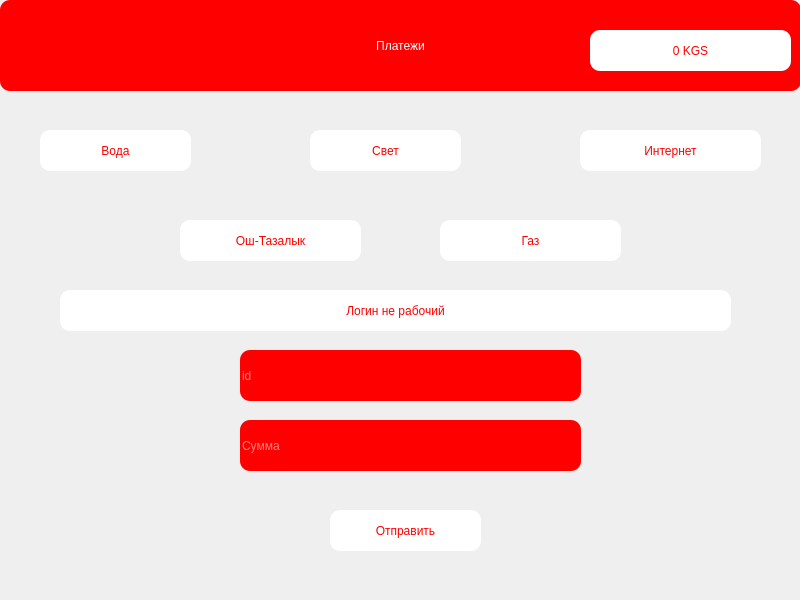
<?xml version="1.0" encoding="UTF-8"?>
<ui version="4.0">
 <class>Form</class>
 <widget class="QWidget" name="Form">
  <property name="geometry">
   <rect>
    <x>0</x>
    <y>0</y>
    <width>800</width>
    <height>600</height>
   </rect>
  </property>
  <property name="windowTitle">
   <string>Form</string>
  </property>
  <widget class="QLabel" name="payment">
   <property name="geometry">
    <rect>
     <x>0</x>
     <y>0</y>
     <width>801</width>
     <height>91</height>
    </rect>
   </property>
   <property name="styleSheet">
    <string notr="true">font: 17pt &quot;Yu Gothic UI Semibold&quot;;
color: white;
background-color: red;
border-radius: 10px;</string>
   </property>
   <property name="text">
    <string>Платежи</string>
   </property>
   <property name="alignment">
    <set>Qt::AlignCenter</set>
   </property>
  </widget>
  <widget class="QLabel" name="cash">
   <property name="geometry">
    <rect>
     <x>590</x>
     <y>30</y>
     <width>201</width>
     <height>41</height>
    </rect>
   </property>
   <property name="styleSheet">
    <string notr="true">font: 14pt &quot;Yu Gothic UI Semibold&quot;;
color: red;
background-color: white;
border-radius: 10px;</string>
   </property>
   <property name="text">
    <string>0 KGS</string>
   </property>
   <property name="alignment">
    <set>Qt::AlignCenter</set>
   </property>
  </widget>
  <widget class="QPushButton" name="gas">
   <property name="geometry">
    <rect>
     <x>440</x>
     <y>220</y>
     <width>181</width>
     <height>41</height>
    </rect>
   </property>
   <property name="styleSheet">
    <string notr="true">font: 14pt &quot;Yu Gothic UI Semibold&quot;;
color: red;
background-color: white;
border-radius: 10px;</string>
   </property>
   <property name="text">
    <string>Газ</string>
   </property>
  </widget>
  <widget class="QPushButton" name="water">
   <property name="geometry">
    <rect>
     <x>40</x>
     <y>130</y>
     <width>151</width>
     <height>41</height>
    </rect>
   </property>
   <property name="styleSheet">
    <string notr="true">font: 14pt &quot;Yu Gothic UI Semibold&quot;;
color: red;
background-color: white;
border-radius: 10px;</string>
   </property>
   <property name="text">
    <string>Вода</string>
   </property>
  </widget>
  <widget class="QPushButton" name="light">
   <property name="geometry">
    <rect>
     <x>310</x>
     <y>130</y>
     <width>151</width>
     <height>41</height>
    </rect>
   </property>
   <property name="styleSheet">
    <string notr="true">font: 14pt &quot;Yu Gothic UI Semibold&quot;;
color: red;
background-color: white;
border-radius: 10px;</string>
   </property>
   <property name="text">
    <string>Свет</string>
   </property>
  </widget>
  <widget class="QPushButton" name="internet">
   <property name="geometry">
    <rect>
     <x>580</x>
     <y>130</y>
     <width>181</width>
     <height>41</height>
    </rect>
   </property>
   <property name="styleSheet">
    <string notr="true">font: 14pt &quot;Yu Gothic UI Semibold&quot;;
color: red;
background-color: white;
border-radius: 10px;</string>
   </property>
   <property name="text">
    <string>Интернет</string>
   </property>
  </widget>
  <widget class="QPushButton" name="trash">
   <property name="geometry">
    <rect>
     <x>180</x>
     <y>220</y>
     <width>181</width>
     <height>41</height>
    </rect>
   </property>
   <property name="styleSheet">
    <string notr="true">font: 14pt &quot;Yu Gothic UI Semibold&quot;;
color: red;
background-color: white;
border-radius: 10px;</string>
   </property>
   <property name="text">
    <string>Ош-Тазалык</string>
   </property>
  </widget>
  <widget class="QLineEdit" name="id">
   <property name="geometry">
    <rect>
     <x>240</x>
     <y>350</y>
     <width>341</width>
     <height>51</height>
    </rect>
   </property>
   <property name="styleSheet">
    <string notr="true">font: 17pt &quot;Yu Gothic UI Semibold&quot;;
color: white;
background-color: red;
border-radius: 10px;</string>
   </property>
   <property name="placeholderText">
    <string>id</string>
   </property>
  </widget>
  <widget class="QPushButton" name="send_2">
   <property name="geometry">
    <rect>
     <x>330</x>
     <y>510</y>
     <width>151</width>
     <height>41</height>
    </rect>
   </property>
   <property name="styleSheet">
    <string notr="true">font: 14pt &quot;Yu Gothic UI Semibold&quot;;
color: red;
background-color: white;
border-radius: 10px;</string>
   </property>
   <property name="text">
    <string>Отправить</string>
   </property>
  </widget>
  <widget class="QLabel" name="result_2">
   <property name="geometry">
    <rect>
     <x>60</x>
     <y>290</y>
     <width>671</width>
     <height>41</height>
    </rect>
   </property>
   <property name="styleSheet">
    <string notr="true">font: 14pt &quot;Yu Gothic UI Semibold&quot;;
color: red;
background-color: white;
border-radius: 10px;</string>
   </property>
   <property name="text">
    <string>Логин не рабочий</string>
   </property>
   <property name="alignment">
    <set>Qt::AlignCenter</set>
   </property>
  </widget>
  <widget class="QLineEdit" name="sum">
   <property name="geometry">
    <rect>
     <x>240</x>
     <y>420</y>
     <width>341</width>
     <height>51</height>
    </rect>
   </property>
   <property name="styleSheet">
    <string notr="true">font: 17pt &quot;Yu Gothic UI Semibold&quot;;
color: white;
background-color: red;
border-radius: 10px;</string>
   </property>
   <property name="placeholderText">
    <string>Сумма</string>
   </property>
  </widget>
 </widget>
 <resources/>
 <connections/>
</ui>
